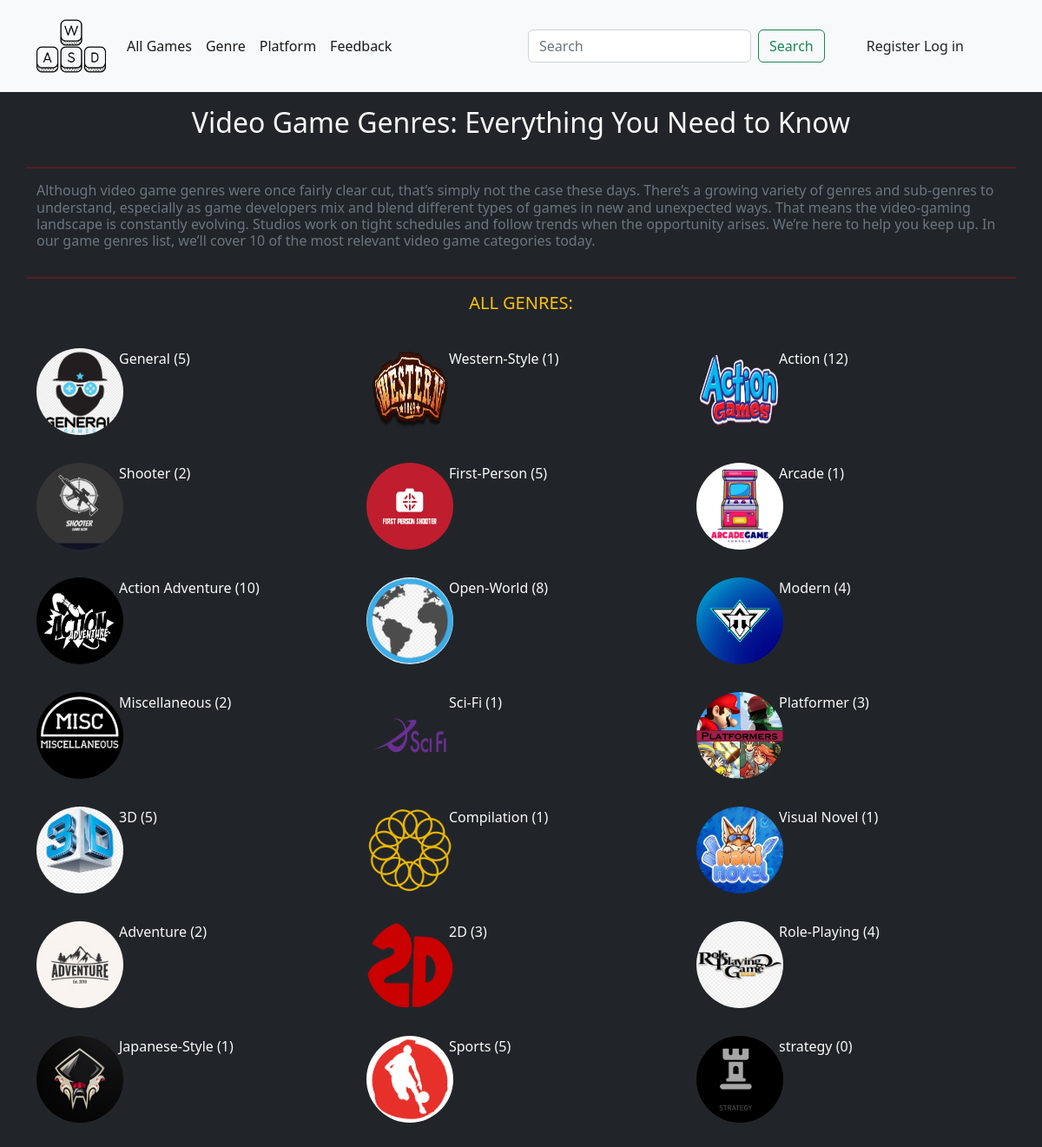
The app's page /genre/all/ with its own data.
### video_games/models.py (models this page shows, shortened)
class Genre(models.Model):
    name = models.CharField(max_length=24)
    logo = models.ImageField(upload_to='video_games_genre_logo/', null=True, blank=True)
    def get_absolute_url(self):
        return reverse('video_games:genre-detail', kwargs={'pk': self.id})

### video_games/views.py (the view)
# urls.py: path('genre/all/', GenreListView.as_view(), name='genre-list'),
class GenreListView(ListView):
    model = Genre
    context_object_name = 'genres'
    queryset = Genre.objects.all().prefetch_related('game')

### video_games/cors.py (called while the page is built)
    def __call__(self, request):
        response = self.get_response(request)
        response["Access-Control-Allow-Origin"] = "*"
        response["Access-Control-Allow-Headers"] = "*"
        return response

### video_games/templates/video_games/genre_list.html (shortened to what this page needs)
{% extends 'video_games/base.html' %}
{% load static %}
{% block content %}
<h2 class="text-light text-center my-3">Video Game Genres: Everything You Need to Know</h2>
<div class="container">
    <div class="row my-3 ">
        <hr style="height:2px; width:100%; border-width:0; color:red; background-color:red" class="my-3">
            <h6 class="text-secondary mb-3">Although video game genres were once fairly clear cut, that’s simply not the case these days. There’s a growing variety of genres and sub-genres to understand, especially as game developers mix and blend different types of games in new and unexpected ways.
                That means the video-gaming landscape is constantly evolving. Studios work on tight schedules and follow trends when the opportunity arises. We’re here to help you keep up. In our game genres list, we’ll cover 10 of the most relevant video game categories today.</h6>
                <hr style="height:2px; width:100%; border-width:0; color:red; background-color:red" class="my-3">
                <h5 class="text-warning mb-3 text-center">ALL GENRES: </h5>
                <br><br>
            {% for genre in genres %}
            <div class="col-1 my-3">
            <img src="{{ genre.logo.url }}" width="100" height="100" class="rounded-circle">
            </div>
            <div class="col-3 text-start my-3">
                <p class="text-secondary">
                    <a href="{{ genre.get_absolute_url }}" class="text-decoration-none text-light">{{ genre.name }} ({{ genre.game.all|length  }})</a>
                </p>
            </div>
            {% endfor %}
    </div>
</div>
{% endblock %}

### video_games/static/video_games/css/style.css (style rules this page uses)
a { text-decoration: none; }

### records on screen
Genre: logo (picture), name "General", game.all|length "5"
Genre: logo (picture), name "Western-Style", game.all|length "1"
Genre: logo (picture), name "Action", game.all|length "12"
Genre: logo (picture), name "Shooter", game.all|length "2"
Genre: logo (picture), name "First-Person", game.all|length "5"
Genre: logo (picture), name "Arcade", game.all|length "1"
Genre: logo (picture), name "Action Adventure", game.all|length "10"
Genre: logo (picture), name "Open-World", game.all|length "8"
Genre: logo (picture), name "Modern", game.all|length "4"
Genre: logo (picture), name "Miscellaneous", game.all|length "2"
Genre: logo (picture), name "Sci-Fi", game.all|length "1"
Genre: logo (picture), name "Platformer", game.all|length "3"
Genre: logo (picture), name "3D", game.all|length "5"
Genre: logo (picture), name "Compilation", game.all|length "1"
Genre: logo (picture), name "Visual Novel", game.all|length "1"
Genre: logo (picture), name "Adventure", game.all|length "2"
Genre: logo (picture), name "2D", game.all|length "3"
Genre: logo (picture), name "Role-Playing", game.all|length "4"
Genre: logo (picture), name "Japanese-Style", game.all|length "1"
Genre: logo (picture), name "Sports", game.all|length "5"
Genre: logo (picture), name "strategy", game.all|length "0"
